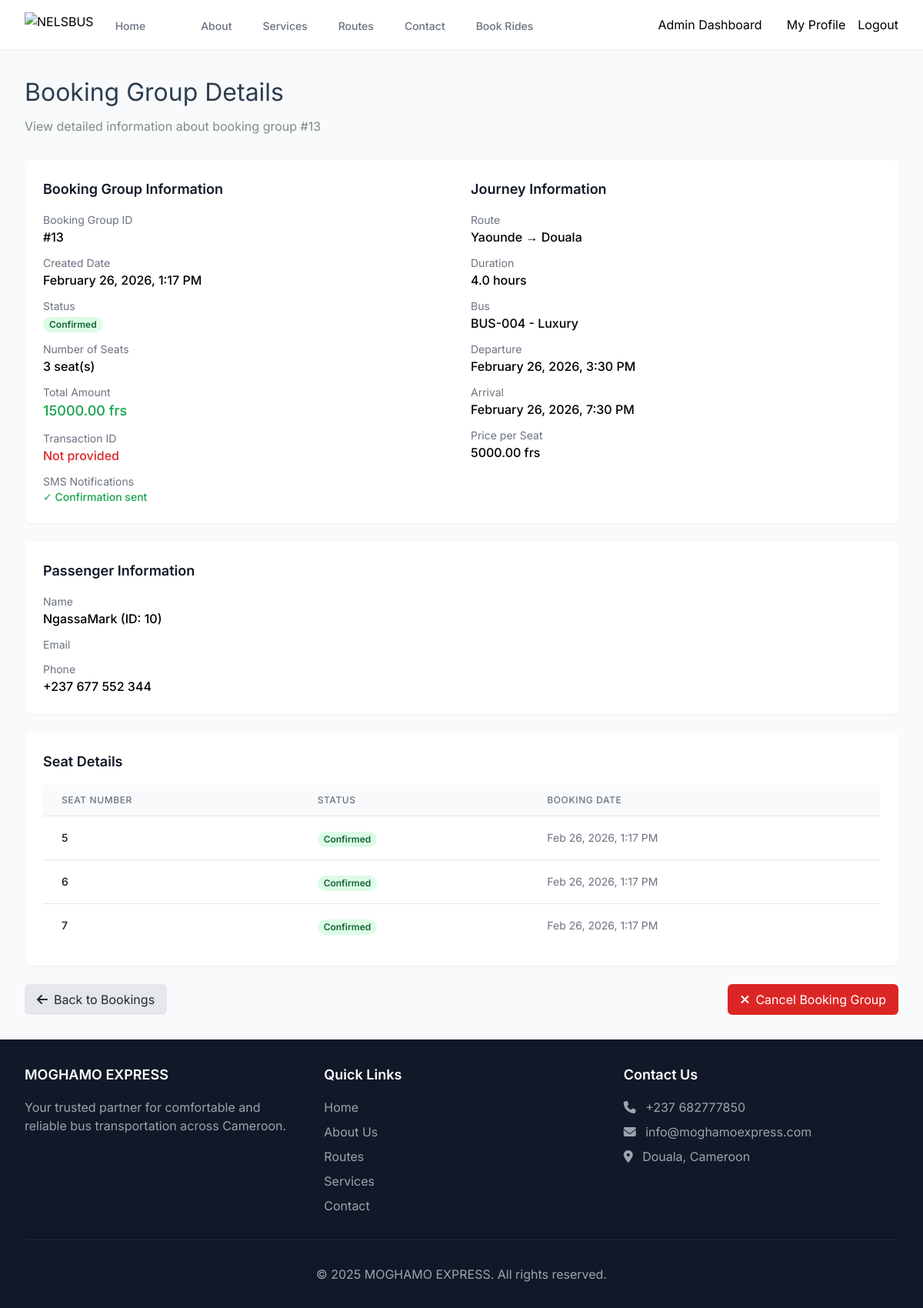
/admin-bookings/13/ (signed in), run on the app's committed database.
### NelsaApp/models.py (models this page shows, shortened)
class BookingGroup(models.Model):
    passenger = models.ForeignKey(Passenger, on_delete=models.CASCADE)
    schedule = models.ForeignKey(Schedule, on_delete=models.CASCADE)
    total_amount = models.DecimalField(max_digits=10, decimal_places=2)
    status = models.CharField(max_length=10, choices=[('Pending', 'Pending'), ('Confirmed', 'Confirmed'), ('Cancelled', 'Cancelled')], default='Pending')
    transaction_id = models.CharField(max_length=100, blank=True, null=True, help_text="Transaction ID for payment verification")
    transaction_verified = models.BooleanField(default=False, help_text="Whether the transaction has been verified by admin")
    verified_by = models.ForeignKey(User, on_delete=models.SET_NULL, null=True, blank=True, related_name='verified_bookings')
    verified_at = models.DateTimeField(null=True, blank=True)
    created_at = models.DateTimeField(auto_now_add=True)

class Schedule(models.Model):
    bus = models.ForeignKey(Bus, on_delete=models.CASCADE)
    route = models.ForeignKey(Route, on_delete=models.CASCADE, related_name='schedules')
    departure_time = models.DateTimeField()
    arrival_time = models.DateTimeField()
    price = models.DecimalField(max_digits=10, decimal_places=2)
    is_available = models.BooleanField(default=True)

class Route(models.Model):
    start_location = models.CharField(max_length=100)
    end_location = models.CharField(max_length=100)
    distance = models.FloatField()
    duration = models.FloatField(default=0)  # Duration in hours
    price = models.DecimalField(max_digits=10, decimal_places=2, default=0)  # Base price for the route
    class Meta:
        unique_together = ('start_location', 'end_location')

class Bus(models.Model):
    BUS_TYPES = [('Luxury', 'Luxury'), ('Standard', 'Standard'), ('Express', 'Express')]
    bus_number = models.CharField(max_length=20, unique=True)
    bus_type = models.CharField(max_length=10, choices=BUS_TYPES)
    capacity = models.IntegerField()
    is_available = models.BooleanField(default=True)
    operator = models.CharField(max_length=100, blank=True, null=True)

class Passenger(models.Model):
    name = models.CharField(max_length=100)
    email = models.EmailField(unique=True)
    phone = models.CharField(max_length=15, unique=True)

class Booking(models.Model):
    STATUS_CHOICES = [('Confirmed', 'Confirmed'), ('Cancelled', 'Cancelled'), ('Pending', 'Pending')]
    passenger = models.ForeignKey(Passenger, on_delete=models.CASCADE)
    schedule = models.ForeignKey(Schedule, on_delete=models.CASCADE)
    seat_number = models.IntegerField()
    status = models.CharField(max_length=10, choices=STATUS_CHOICES, default='Pending')
    booking_date = models.DateTimeField(auto_now_add=True)
    booking_group = models.ForeignKey(BookingGroup, on_delete=models.CASCADE, related_name='bookings', null=True, blank=True)

### NelsaApp/views.py (the view)
# urls.py: path('admin-bookings/<int:booking_group_id>/', views.admin_booking_detail, name='admin_booking_detail'),
@login_required
def admin_booking_detail(request, booking_group_id):
    if not request.user.is_staff:
        return redirect('index')
    booking_group = get_object_or_404(BookingGroup, id=booking_group_id)
    return render(request, 'NelsaApp/admin_booking_detail.html', {'booking_group': booking_group})

### NelsaApp/templates/NelsaApp/admin_booking_detail.html (shortened to what this page needs)
{% extends 'NelsaApp/admin.html' %}
{% load static %}
{% block content %}
<div class="admin-booking-detail">
    <div class="admin-header">
        <h1>Booking Group Details</h1>
        <p>View detailed information about booking group #{{ booking_group.id }}</p>
    </div>
    <div class="bg-white rounded-lg shadow-sm overflow-hidden mb-6">
        <div class="p-6">
            <div class="grid grid-cols-1 md:grid-cols-2 gap-6">
                <div>
                    <h3 class="text-lg font-semibold text-gray-900 mb-4">Booking Group Information</h3>
                    <div class="space-y-3">
                        <div>
                            <p class="text-sm text-gray-500">Booking Group ID</p>
                            <p class="font-medium">#{{ booking_group.id }}</p>
                        </div>
                        <div>
                            <p class="text-sm text-gray-500">Created Date</p>
                            <p class="font-medium">{{ booking_group.created_at|date:"F d, Y, g:i A" }}</p>
                        </div>
                        <div>
                            <p class="text-sm text-gray-500">Status</p>
                            <span class="px-2 inline-flex text-xs leading-5 font-semibold rounded-full
                                {% if booking_group.status == 'Confirmed' %}bg-green-100 text-green-800
                                {% elif booking_group.status == 'Pending' %}bg-yellow-100 text-yellow-800
                                {% else %}bg-red-100 text-red-800{% endif %}">
                                {{ booking_group.status }}
                            </span>
                        </div>
                        <div>
                            <p class="text-sm text-gray-500">Number of Seats</p>
                            <p class="font-medium">{{ booking_group.bookings.count }} seat(s)</p>
                        </div>
                        <div>
                            <p class="text-sm text-gray-500">Total Amount</p>
                            <p class="font-medium text-lg text-green-600">{{ booking_group.total_amount }} frs</p>
                        </div>
                        <div>
                            <p class="text-sm text-gray-500">Transaction ID</p>
                            <p class="font-medium">
                                {% if booking_group.transaction_id %}
                                    {{ booking_group.transaction_id }}
                                    {% if booking_group.transaction_verified %}
                                        <span class="text-green-600 ml-2">✓ Verified</span>
                                    {% else %}
                                        <span class="text-yellow-600 ml-2">⚠ Pending Verification</span>
                                    {% endif %}
                                {% else %}
                                    <span class="text-red-600">Not provided</span>
                                {% endif %}
                            </p>
                        </div>
                        <div>
                            <p class="text-sm text-gray-500">SMS Notifications</p>
                            <p class="font-medium text-sm">
                                {% if booking_group.status == 'Confirmed' %}
                                    <span class="text-green-600">✓ Confirmation sent</span>
                                {% elif booking_group.status == 'Cancelled' %}
                                    <span class="text-red-600">✓ Cancellation sent</span>
                                {% else %}
                                    <span class="text-gray-500">Pending</span>
                                {% endif %}
                            </p>
                        </div>
                    </div>
                </div>
                <div>
                    <h3 class="text-lg font-semibold text-gray-900 mb-4">Journey Information</h3>
                    <div class="space-y-3">
                        <div>
                            <p class="text-sm text-gray-500">Route</p>
                            <p class="font-medium">{{ booking_group.schedule.route.start_location }} → {{ booking_group.schedule.route.end_location }}</p>
                        </div>
                        <div>
                            <p class="text-sm text-gray-500">Duration</p>
                            <p class="font-medium">{{ booking_group.schedule.route.duration }} hours</p>
                        </div>
                        <div>
                            <p class="text-sm text-gray-500">Bus</p>
                            <p class="font-medium">{{ booking_group.schedule.bus.bus_number }} - {{ booking_group.schedule.bus.bus_type }}</p>
                        </div>
                        <div>
                            <p class="text-sm text-gray-500">Departure</p>
                            <p class="font-medium">{{ booking_group.schedule.departure_time|date:"F d, Y, g:i A" }}</p>
                        </div>
                        <div>
                            <p class="text-sm text-gray-500">Arrival</p>
                            <p class="font-medium">{{ booking_group.schedule.arrival_time|date:"F d, Y, g:i A" }}</p>
                        </div>
                        <div>
                            <p class="text-sm text-gray-500">Price per Seat</p>
                            <p class="font-medium">{{ booking_group.schedule.price }} frs</p>
                        </div>
                    </div>
                </div>
            </div>
        </div>
    </div>
    <div class="bg-white rounded-lg shadow-sm overflow-hidden mb-6">
        <div class="p-6">
            <h3 class="text-lg font-semibold text-gray-900 mb-4">Passenger Information</h3>
            <div class="space-y-3">
                <div>
                    <p class="text-sm text-gray-500">Name</p>
                    <p class="font-medium">{{ booking_group.passenger.name }}</p>
                </div>
                <div>
                    <p class="text-sm text-gray-500">Email</p>
                </div>
                {% if booking_group.passenger.phone %}
                <div>
                    <p class="text-sm text-gray-500">Phone</p>
                    <p class="font-medium">{{ booking_group.passenger.phone }}</p>
                </div>
                {% endif %}
            </div>
        </div>
    </div>
    <div class="bg-white rounded-lg shadow-sm overflow-hidden mb-6">
        <div class="p-6">
            <h3 class="text-lg font-semibold text-gray-900 mb-4">Seat Details</h3>
            <div class="overflow-x-auto">
                <table class="min-w-full divide-y divide-gray-200">
                    <thead class="bg-gray-50">
                        <tr>
                            <th scope="col" class="px-6 py-3 text-left text-xs font-medium text-gray-500 uppercase tracking-wider">Seat Number</th>
                            <th scope="col" class="px-6 py-3 text-left text-xs font-medium text-gray-500 uppercase tracking-wider">Status</th>
                            <th scope="col" class="px-6 py-3 text-left text-xs font-medium text-gray-500 uppercase tracking-wider">Booking Date</th>
                        </tr>
                    </thead>
                    <tbody class="bg-white divide-y divide-gray-200">
                        {% for booking in booking_group.bookings.all %}
                        <tr>
                            <td class="px-6 py-4 whitespace-nowrap text-sm font-medium text-gray-900">{{ booking.seat_number }}</td>
                            <td class="px-6 py-4 whitespace-nowrap">
                                <span class="px-2 inline-flex text-xs leading-5 font-semibold rounded-full
                                    {% if booking.status == 'Confirmed' %}bg-green-100 text-green-800
                                    {% elif booking.status == 'Pending' %}bg-yellow-100 text-yellow-800
                                    {% else %}bg-red-100 text-red-800{% endif %}">
                                    {{ booking.status }}
                                </span>
                            </td>
                            <td class="px-6 py-4 whitespace-nowrap text-sm text-gray-500">{{ booking.booking_date|date:"M d, Y, g:i A" }}</td>
                        </tr>
                        {% endfor %}
                    </tbody>
                </table>
            </div>
        </div>
    </div>
    <div class="flex justify-between">
        <a href="{% url 'admin_bookings' %}" class="bg-gray-200 text-gray-800 py-2 px-4 rounded-md hover:bg-gray-300 focus:outline-none focus:ring-2 focus:ring-gray-500 focus:ring-offset-2">
            <i class="fas fa-arrow-left mr-2"></i>Back to Bookings
        </a>
        <div class="flex space-x-3">
            {% if booking_group.status != 'Cancelled' %}
            <a href="{% url 'admin_cancel_booking' booking_group.id %}" class="bg-red-600 text-white py-2 px-4 rounded-md hover:bg-red-700 focus:outline-none focus:ring-2 focus:ring-red-500 focus:ring-offset-2" onclick="return confirm('Are you sure you want to cancel this booking group? This will send SMS notification to the passenger.')">
                <i class="fas fa-times mr-2"></i>Cancel Booking Group
            </a>
            {% endif %}
        </div>
    </div>
</div>
{% endblock %}

### NelsaApp/templates/NelsaApp/admin_booking_detail.html (style rules this page uses)
.admin-booking-detail { padding: 2rem; }
.admin-header { margin-bottom: 2rem; }
.admin-header h1 { color: #2c3e50; font-size: 2rem; margin-bottom: 0.5rem; }
.admin-header p { color: #7f8c8d; }

### data on the page
BookingGroup: id "13", created_at "February 26, 2026, 1:17 PM", status "Confirmed", bookings.count "3", total_amount "15000.00", schedule.route.start_location "Yaounde", schedule.route.end_location "Douala", schedule.route.duration "4.0", schedule.bus.bus_number "BUS-004", schedule.bus.bus_type "Luxury", schedule.departure_time "February 26, 2026, 3:30 PM", schedule.arrival_time "February 26, 2026, 7:30 PM", schedule.price "5000.00", passenger.name "NgassaMark (ID: 10)", passenger.phone "+237 677 552 344"
Booking: seat_number "5", status "Confirmed", booking_date "Feb 26, 2026, 1:17 PM"
Booking: seat_number "6", status "Confirmed", booking_date "Feb 26, 2026, 1:17 PM"
Booking: seat_number "7", status "Confirmed", booking_date "Feb 26, 2026, 1:17 PM"
